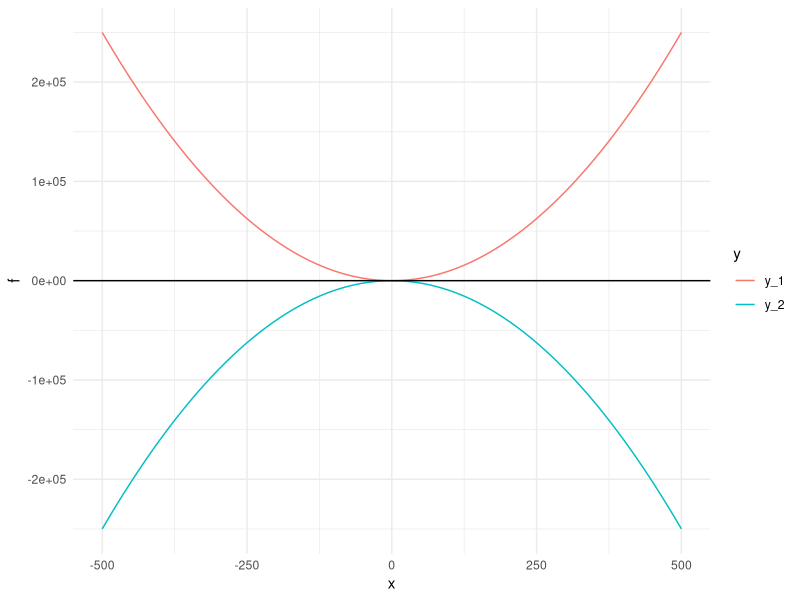
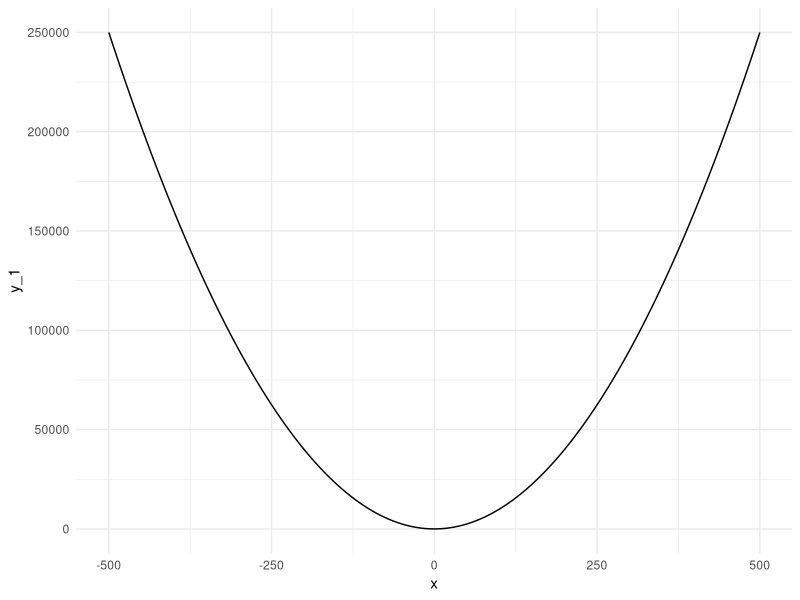
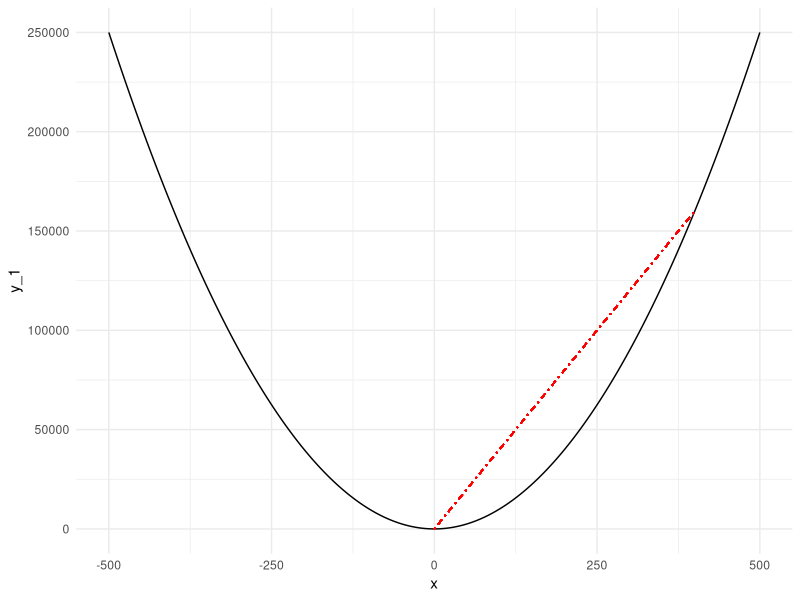
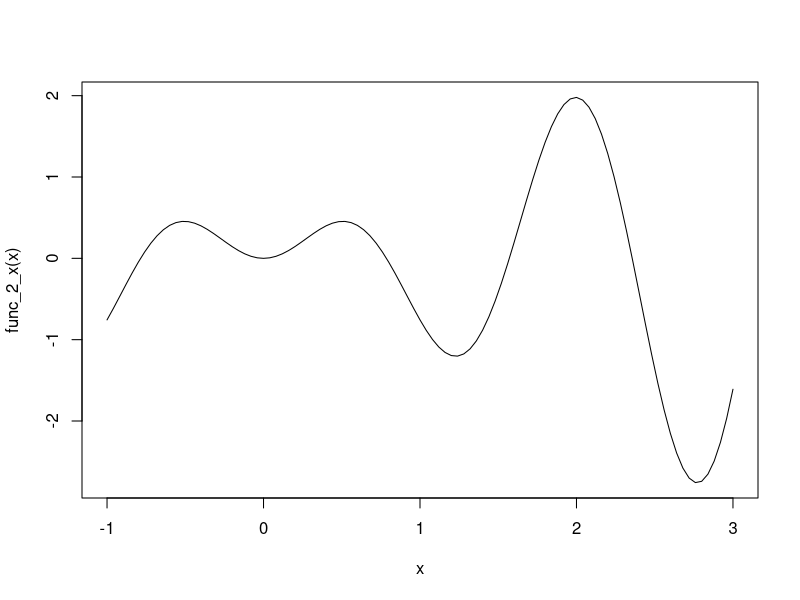
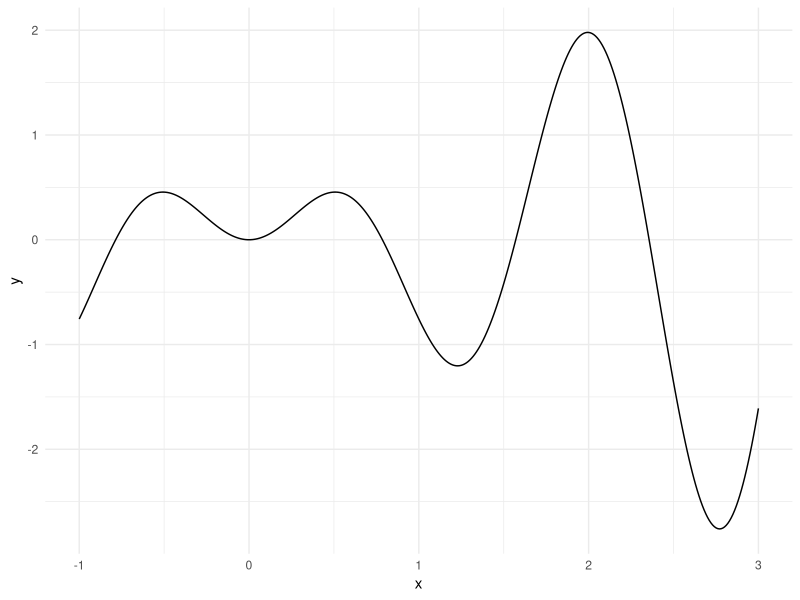
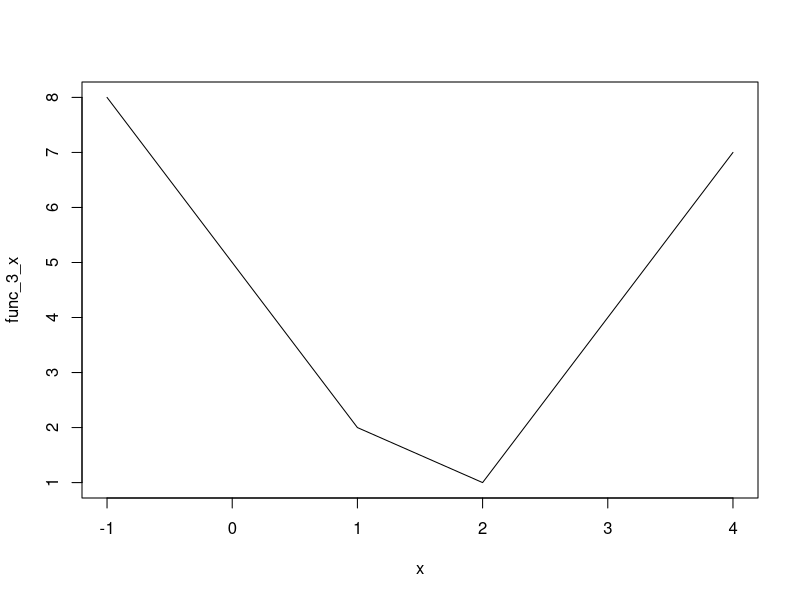
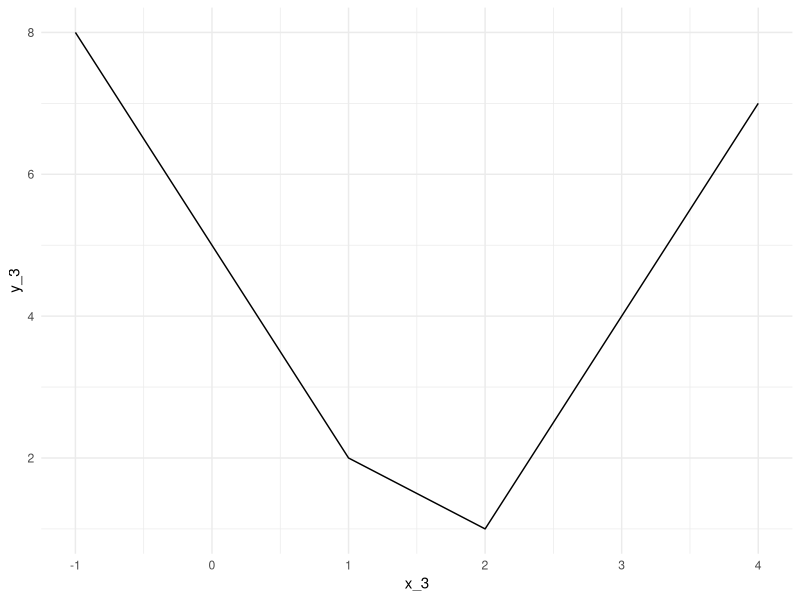

Write R code to recreate these figures, in order.
## ---- chunk 1

library(tidyverse)
library(rmarkdown)
library(knitr)
library(xml2)
library(quadprog) #for quadratic programming
#library(optimx) #for multidimensional optimization

knitr::opts_chunk$set(echo = T, 
                      warning = T, 
                      message = F, 
                      eval = T, 
                      include = T,
                      fig.height=4, 
                      fig.width=4
                      )
## ---- chunk 2
x <- -500:500
y_1 <- x^2
y_2 <- -x^2
data_l <- cbind(x, y_1, y_2) %>% 
  dplyr::as_tibble() %>% #wide format
  tidyr::gather(., 
                y_1:y_2, 
                key = 'y', 
                value = 'f') #long format

ggplot(data_l, aes(x, f, color = y)) +
  geom_line() +
  geom_hline(yintercept = 0) +
  theme_minimal()

## ---- chunk 3

(plot_x_square <- ggplot(data = dplyr::as_tibble(cbind(x, y_1)),
       mapping = aes(x, y_1)) +
  geom_line() +
  theme_minimal())

## ---- chunk 4

plot_x_square + 
  geom_segment(aes(x = 0, 
                   y = 0, 
                   xend = 400, 
                   yend = 400^2
                   ), 
               linetype = "dotdash", 
               color = "red"
               )

## ---- chunk 5
# Another function for optimization
func_2_x <- function(x) {x*sin(4*x)}

curve(func_2_x, -1, 3) #note base R graphics function curve()

# Via ggplot()
x <- seq(-1, 3, 0.01)
y <- func_2_x(x)
data_plot_gg <- cbind(x, y) %>% tibble::as_tibble()

ggplot(data_plot_gg, aes(x, y)) +
  geom_line() +
  theme_minimal()

# Using optimize()
(optim_min_mult <- optimize(f = func_2_x, 
                            interval = c(0, 3)
                            ) #default = minimum
) 

## ---- chunk 6

optimize(func_2_x, c(1.5, 3))

## ---- chunk 7

optimize(func_2_x, c(1.5, 3), maximum = TRUE)

## ---- chunk 8

func_3_x <- function(x) {abs(x-1)+2*abs(x-2)}

plot(func_3_x, -1, 4) #note generic function plotting in base R

# Via ggplot
x_3 <- seq(-1, 4, 0.01)
y_3 <- func_3_x(x_3)

ggplot(tibble::as_tibble(cbind(x_3,y_3)),
       aes(x_3, y_3)
       ) + 
  geom_line() +
  theme_minimal()

(optim_x_3 <- optimize(func_3_x, c(0,3)))

## ---- chunk 9

func_optim <- function(x)
{
  2*(x[1]-1)^2 + 5*(x[2]-3)^2 + 10
}

optim_min <- optim(c(1,1), func_optim) #x=(x_1,x_2)=c(1,1)
print(optim_min)
## ---- chunk 10

#func_optim_2 <- function(x1, x2) 
func_optim_2 <- function(x) 
{
  x1 <- x[1]
  x2 <- x[2]
  
  return(1/x1 + 1/x2 + 
    (1-x2)/(x2*(1-x1)) + 
    1/((1-x1)*(1-x2))
    )
}

#x_1 <- x_2 <- seq(0.1, 0.9, 0.02)
#x <- rep(seq(0.1, 0.9, 0.02), times = 2)
#x <- cbind(seq(0.1, 0.9, 0.02))
#z <- outer(x[1], x[2], FUN = func_optim_2)
#z <- outer(x_1, x_2, FUN = func_optim_2)

# Different perspectives
#persp(x_1, x_2, z, theta = 45, phi = 0) 
#persp(x_1, x_2, z, theta = 0, phi = 45)
#persp(x_1, x_2, z, theta = -45, phi = 0)

func_optim_2(c(0.5, 0.5))

optim(c(.5,.5), fn = func_optim_2)
